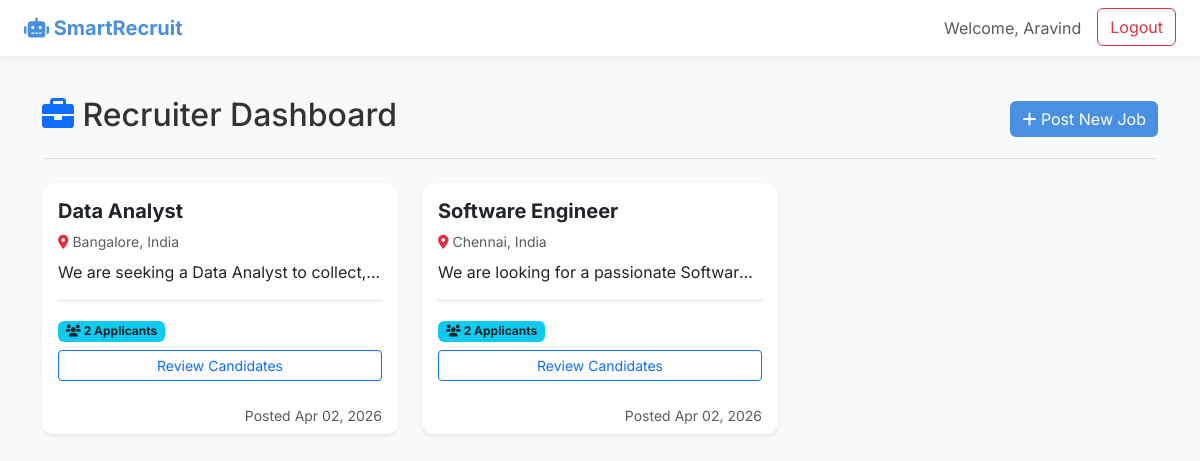
The app's page /jobs/dashboard/ (signed in) with its own data.
### accounts/models.py (models this page shows, shortened)
class User(AbstractUser):
    is_recruiter = models.BooleanField(default=False)
    is_candidate = models.BooleanField(default=False)

### jobs/models.py (models this page shows, shortened)
class JobPost(models.Model):
    recruiter = models.ForeignKey(settings.AUTH_USER_MODEL, on_delete=models.CASCADE, related_name='job_posts')
    title = models.CharField(max_length=200)
    description = models.TextField()
    required_skills = models.TextField(help_text="Comma separated skills (e.g., Python, Django, Machine Learning)")
    location = models.CharField(max_length=100, blank=True, null=True)
    created_at = models.DateTimeField(auto_now_add=True)

### jobs/views.py (the view)
# urls.py: path('dashboard/', views.recruiter_dashboard, name='recruiter_dashboard'),
@login_required
def recruiter_dashboard(request):
    if not request.user.is_recruiter:
        return redirect('dashboard')
    jobs = request.user.job_posts.order_by('-created_at')
    return render(request, 'jobs/recruiter_dashboard.html', {'jobs': jobs})

### templates/jobs/recruiter_dashboard.html (shortened to what this page needs)
{% extends 'base.html' %}
{% block content %}
<div class="d-flex justify-content-between align-items-center border-bottom pb-3 mb-4">
    <h1 class="h2"><i class="fas fa-briefcase text-primary"></i> Recruiter Dashboard</h1>
    <a href="{% url 'jobs:create_job' %}" class="btn btn-primary"><i class="fas fa-plus"></i> Post New Job</a>
</div>
<div class="row">
    {% for job in jobs %}
    <div class="col-md-6 col-lg-4 mb-4">
        <div class="card glass-card h-100 shadow-sm border-0 transition-hover">
            <div class="card-body d-flex flex-column">
                <h5 class="card-title fw-bold">{{ job.title }}</h5>
                <p class="text-muted small mb-2"><i class="fas fa-map-marker-alt text-danger"></i> {{ job.location }}</p>
                <p class="card-text text-truncate">{{ job.description }}</p>
                <div class="mt-auto pt-3 border-top">
                    <span class="badge bg-info text-dark mb-2"><i class="fas fa-users"></i> {{ job.applications.count }} Applicants</span>
                    <br>
                    <a href="{% url 'jobs:job_applicants' job.id %}" class="btn btn-outline-primary btn-sm w-100">Review Candidates</a>
                </div>
            </div>
            <div class="card-footer bg-transparent text-muted small text-end border-0">
                Posted {{ job.created_at|date:"M d, Y" }}
            </div>
        </div>
    </div>
    {% endfor %}
</div>
{% endblock %}

### templates/base.html (shortened to what this page needs)
<!DOCTYPE html>
<html lang="en">
<head>
    <link href="https://cdn.jsdelivr.net/npm/bootstrap@5.3.0/dist/css/bootstrap.min.css" rel="stylesheet">
    <link rel="stylesheet" href="https://cdnjs.cloudflare.com/ajax/libs/font-awesome/6.0.0/css/all.min.css">
</head>
<body>
    <nav class="navbar navbar-expand-lg">
        <div class="container-fluid px-4">
            <a class="navbar-brand" href="{% url 'home' %}"><i class="fas fa-robot"></i> SmartRecruit</a>
            <div class="collapse navbar-collapse justify-content-end" id="navbarNav">
                <ul class="navbar-nav">
                    {% if user.is_authenticated %}
                        <li class="nav-item">
                            <span class="nav-link">Welcome, {{ user.username }}</span>
                        </li>
                        <li class="nav-item">
                            <form method="post" action="{% url 'logout' %}" class="d-inline">
                                <button type="submit" class="btn btn-outline-danger ms-2">Logout</button>
                            </form>
                        </li>
                    {% endif %}
                </ul>
            </div>
        </div>
    </nav>
    <div class="container container-content">
        {% block content %}{% endblock %}
    </div>
</body>
</html>

### templates/base.html (style rules this page uses)
body { font-family: 'Inter', sans-serif; background-color: #f8f9fa; color: #333; }
.navbar-brand { font-weight: 700; color: #4a90e2 !important; }
.navbar { background-color: #fff; box-shadow: 0 4px 12px rgba(0,0,0,0.05); }
.glass-card { background: rgba(255, 255, 255, 0.9); box-shadow: 0 8px 32px 0 rgba(31, 38, 135, 0.05); backdrop-filter: blur(4px); -webkit-backdrop-filter: blur(4px); border-radius: 12px; border: 1px solid rgba(255, 255, 255, 0.18); }
.btn-primary { background-color: #4a90e2; border: none; }
.container { margin-top: 40px; margin-bottom: 40px; }

### records on screen
User: username "Aravind"
JobPost: title "Data Analyst", location "Bangalore, India", description "We are seeking a Data Analyst to collect,…", applications.count "2", created_at "Apr 02, 2026"
JobPost: title "Software Engineer", location "Chennai, India", description "We are looking for a passionate Softwar…", applications.count "2", created_at "Apr 02, 2026"
